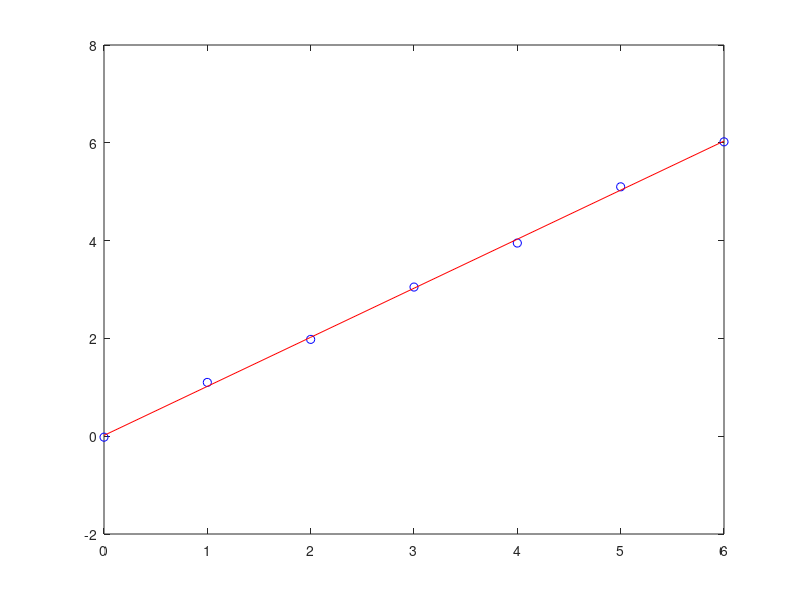
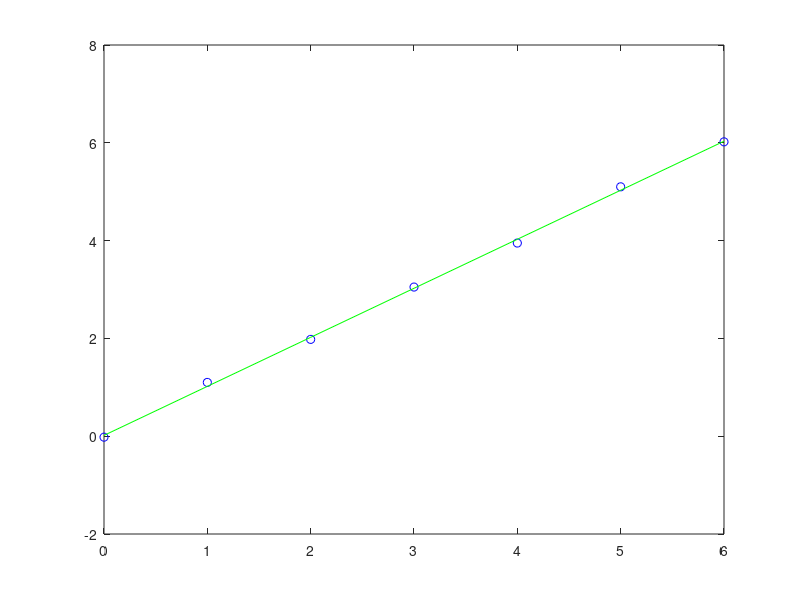

Write the MATLAB code that produced these figures, in order.
x = [0 1 2 3 4 5 6]';
y = [-0.02 1.1 1.98 3.05 3.95 5.1 6.02]';

%least-squares using linear funtion
X_1 = [ones(7,1) x];
coef_1 = inv(X_1'*X_1)*X_1'*y; 

%least-squares using quadratic funtion
X_2 = [ones(7,1) x x.^2];
coef_2 = inv(X_2'*X_2)*X_2'*y;

%plot for linear function
plot(x, y, 'bo')
hold on
y_1 = coef_1(1)+x*coef_1(2);
plot(x, y_1, '-r')

%plot for quadratic function
figure;
plot(x, y, 'bo')
hold on
y_2 = coef_2(1)+x*coef_2(2)+x*coef_2(3);
plot(x, y_2, '-g')



%COMMENT
%We can observe from the graph that both the functions, linear and quadratic fits the data
%but if we see the data we can infer that y increases linearly with x. But the graph points
%that quadratic function also fits the data. This is due to the fact that when we fit the quadratic
%fuction, its coefficient for the square term is very less, hence execuding
%linear characterstics and fitting the data as well.



